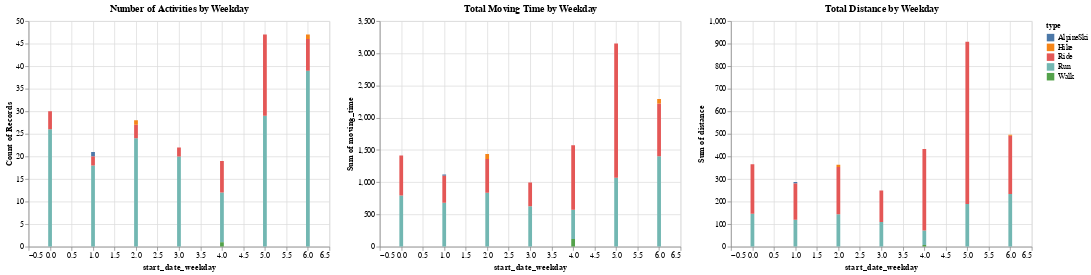

Here is the notebook cell this chart was saved with:
### Code cell
data = df[['id','type','start_date_weekday','moving_time','distance']].copy()

chart_activities = alt.Chart(data).mark_bar().encode(
    x='start_date_weekday',
    y='count(id)',
    color='type',
    tooltip=['start_date_weekday','type','count(id)']
).interactive()

chart_time = alt.Chart(data).mark_bar().encode(
    x='start_date_weekday',
    y='sum(moving_time)',
    color='type',
    tooltip=['start_date_weekday','type','sum(moving_time)']
).interactive()

chart_distance = alt.Chart(data).mark_bar().encode(
    x='start_date_weekday',
    y='sum(distance)',
    color='type',
    tooltip=['start_date_weekday','type','sum(distance)']
).interactive()

chart_activities.title = 'Number of Activities by Weekday'
chart_time.title = 'Total Moving Time by Weekday'
chart_distance.title = 'Total Distance by Weekday'

chart = alt.hconcat(chart_activities, chart_time, chart_distance)

chart

### Figure 1 — Vega-Lite specification as saved in the notebook (floating-point values rounded to 4 significant figures; data arrays with more than 128 entries replaced by an {"elided": "..."} marker saying what was removed)
{"$schema": "https://vega.github.io/schema/vega-lite/v3.4.0.json", "config": {"mark": {"tooltip": null}, "view": {"height": 300, "width": 400}}, "data": {"name": "data-5b77c1cc66973b6ab294d44e6d3334d2"}, "datasets": {"data-5b77c1cc66973b6ab294d44e6d3334d2": {"elided": "214 records"}}, "hconcat": [{"encoding": {"color": {"field": "type", "type": "nominal"}, "tooltip": [{"field": "start_date_weekday", "type": "quantitative"}, {"field": "type", "type": "nominal"}, {"aggregate": "count", "field": "id", "type": "quantitative"}], "x": {"field": "start_date_weekday", "type": "quantitative"}, "y": {"aggregate": "count", "field": "id", "type": "quantitative"}}, "mark": "bar", "selection": {"selector009": {"bind": "scales", "encodings": ["x", "y"], "type": "interval"}}, "title": "Number of Activities by Weekday"}, {"encoding": {"color": {"field": "type", "type": "nominal"}, "tooltip": [{"field": "start_date_weekday", "type": "quantitative"}, {"field": "type", "type": "nominal"}, {"aggregate": "sum", "field": "moving_time", "type": "quantitative"}], "x": {"field": "start_date_weekday", "type": "quantitative"}, "y": {"aggregate": "sum", "field": "moving_time", "type": "quantitative"}}, "mark": "bar", "selection": {"selector010": {"bind": "scales", "encodings": ["x", "y"], "type": "interval"}}, "title": "Total Moving Time by Weekday"}, {"encoding": {"color": {"field": "type", "type": "nominal"}, "tooltip": [{"field": "start_date_weekday", "type": "quantitative"}, {"field": "type", "type": "nominal"}, {"aggregate": "sum", "field": "distance", "type": "quantitative"}], "x": {"field": "start_date_weekday", "type": "quantitative"}, "y": {"aggregate": "sum", "field": "distance", "type": "quantitative"}}, "mark": "bar", "selection": {"selector011": {"bind": "scales", "encodings": ["x", "y"], "type": "interval"}}, "title": "Total Distance by Weekday"}]}
